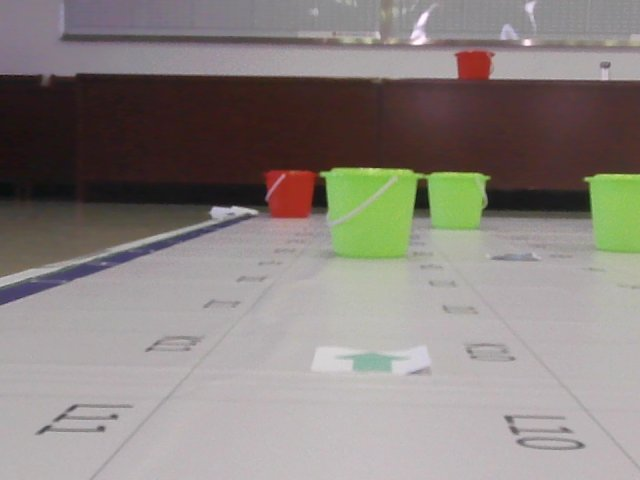
#> input picture _tmp_session/t28_run/snap_t28.jpg, 640 x 480 px, found by its file name
$ python crop.py
#> lines starting #> are read from the running program, lines starting #| are printed output that depends on the picture
# -*- coding: utf-8 -*-
from PIL import Image
p = r"D:/User/Desktop/比赛存档/v1/_tmp_session/t28_run/snap_t28.jpg"
im = Image.open(p)
#> im is the input picture: PIL image 640x480 RGB; mean R, G, B 137.9, 131.1, 127
w, h = im.size
#> w = 640; h = 480
crop = im.crop((0, int(h*0.40), w, int(h*0.95)))
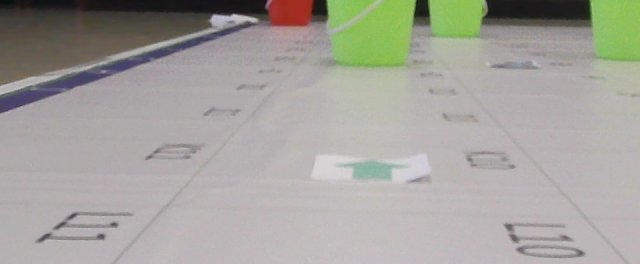
#> crop: PIL image 640x264 RGB; mean R, G, B 164.1, 162.2, 156.2
crop = crop.resize((crop.width*2, crop.height*2), Image.LANCZOS)
#> crop: PIL image 1280x528 RGB
out = r"D:/User/Desktop/比赛存档/v1/_tmp_session/t28_run/snap_labels.png"
crop.save(out)
print("saved", crop.size)
#| saved (1280, 528)

$ run again, with _tmp_session/t28_run/lbl_left.png saved as _tmp_session/t28_run/snap_t28.jpg
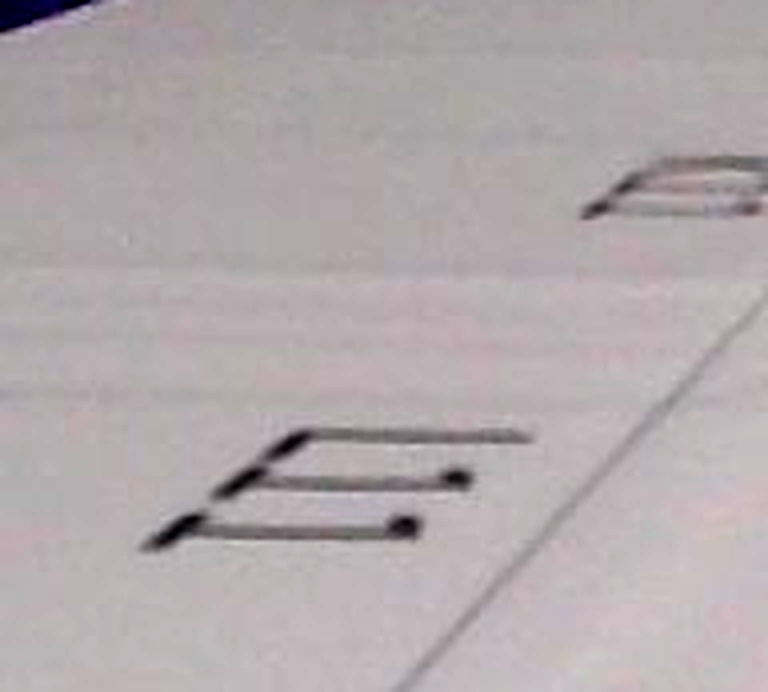
#> input picture _tmp_session/t28_run/lbl_left.png, 768 x 692 px, found by its file name
#> im is the input picture: PIL image 768x692 RGB; mean R, G, B 178.8, 170, 172.5
#> `crop = im.crop((0, int(h*0.40), w, int(h*0.95)))`:
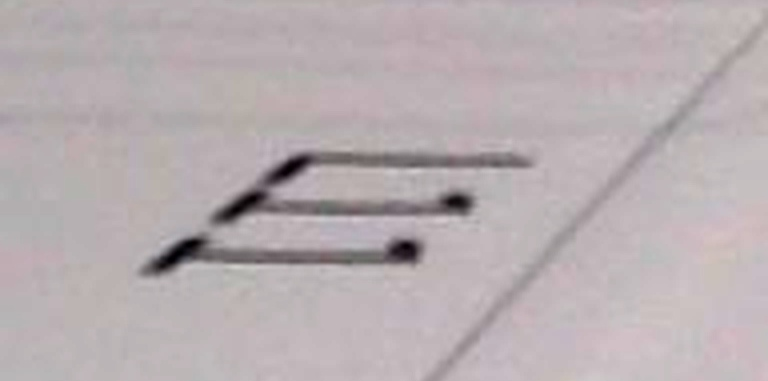
#> crop: PIL image 768x381 RGB; mean R, G, B 183.8, 174.3, 177.1
#| saved (1536, 762)

$ run again, with _tmp_session/t28_run/lbl_mid.png saved as _tmp_session/t28_run/snap_t28.jpg
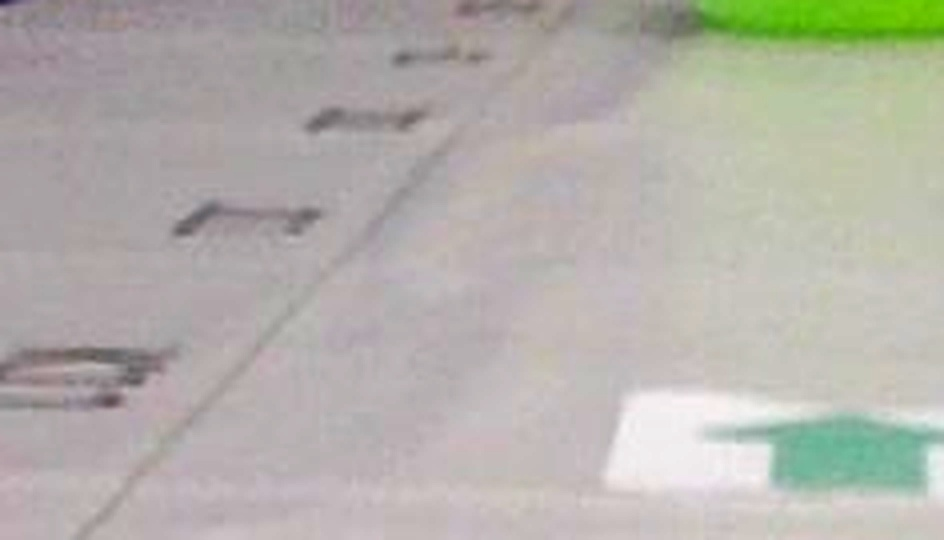
#> input picture _tmp_session/t28_run/lbl_mid.png, 944 x 540 px, found by its file name
#> im is the input picture: PIL image 944x540 RGB; mean R, G, B 179.7, 177.3, 170.7
#> `crop = im.crop((0, int(h*0.40), w, int(h*0.95)))`:
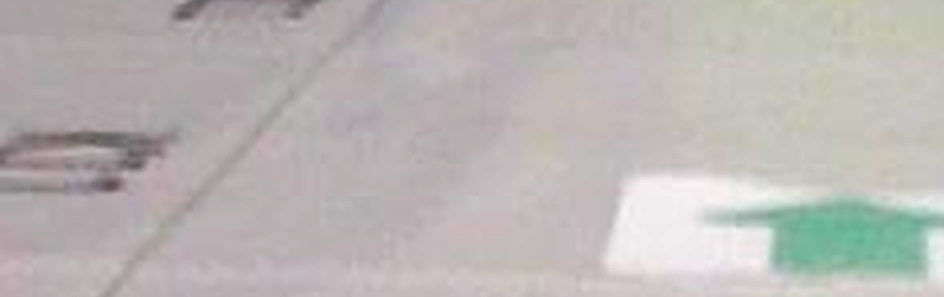
#> crop: PIL image 944x297 RGB; mean R, G, B 186.9, 182.8, 181
#| saved (1888, 594)

$ run again, with _tmp_session/t28_run/lbl_right.png saved as _tmp_session/t28_run/snap_t28.jpg
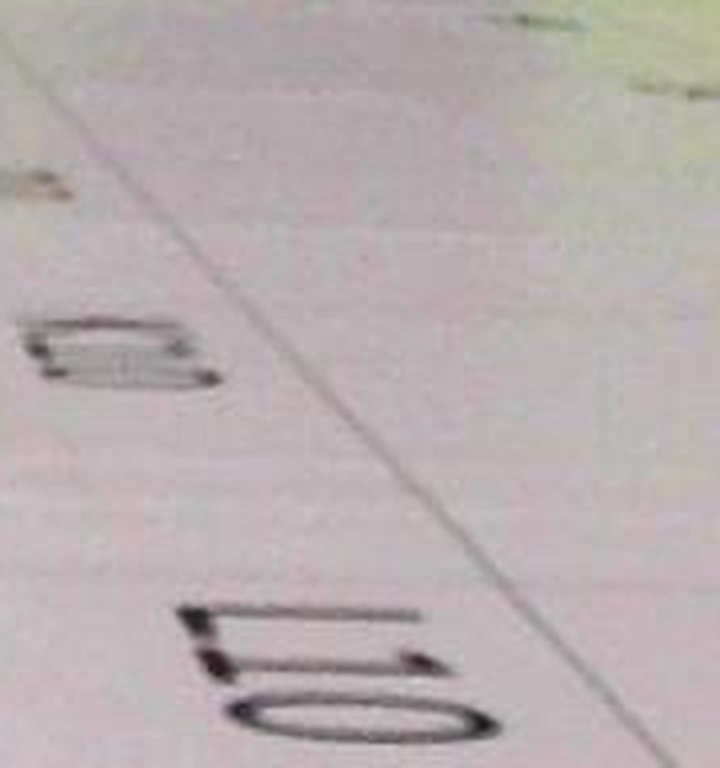
#> input picture _tmp_session/t28_run/lbl_right.png, 720 x 768 px, found by its file name
#> im is the input picture: PIL image 720x768 RGB; mean R, G, B 184.2, 174.8, 175.7
#> `crop = im.crop((0, int(h*0.40), w, int(h*0.95)))`:
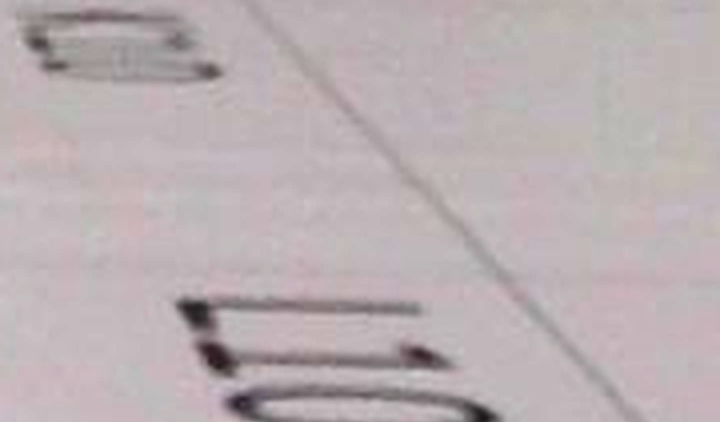
#> crop: PIL image 720x422 RGB; mean R, G, B 186.5, 175.8, 178.6
#| saved (1440, 844)
